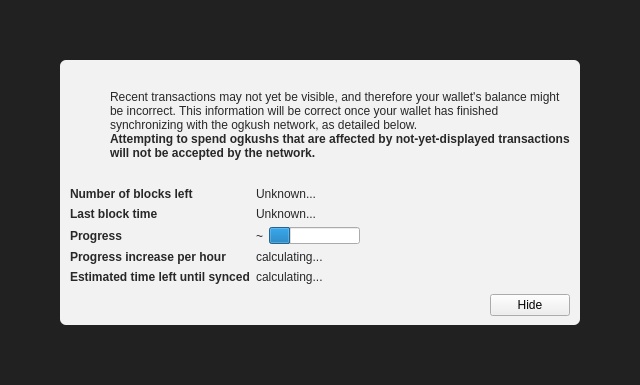
<?xml version="1.0" encoding="UTF-8"?>
<ui version="4.0">
 <class>ModalOverlay</class>
 <widget class="ModalOverlay" name="ModalOverlay">
  <property name="geometry">
   <rect>
    <x>0</x>
    <y>0</y>
    <width>640</width>
    <height>385</height>
   </rect>
  </property>
  <property name="windowTitle">
   <string>Form</string>
  </property>
  <layout class="QVBoxLayout" name="verticalLayout" stretch="0">
   <property name="sizeConstraint">
    <enum>QLayout::SetDefaultConstraint</enum>
   </property>
   <property name="leftMargin">
    <number>0</number>
   </property>
   <property name="topMargin">
    <number>0</number>
   </property>
   <property name="rightMargin">
    <number>0</number>
   </property>
   <property name="bottomMargin">
    <number>0</number>
   </property>
   <item>
    <widget class="QWidget" name="bgWidget" native="true">
     <property name="styleSheet">
      <string notr="true">#bgWidget { background: rgba(0,0,0,220); }</string>
     </property>
     <layout class="QVBoxLayout" name="verticalLayoutMain" stretch="1">
      <property name="leftMargin">
       <number>60</number>
      </property>
      <property name="topMargin">
       <number>60</number>
      </property>
      <property name="rightMargin">
       <number>60</number>
      </property>
      <property name="bottomMargin">
       <number>60</number>
      </property>
      <item>
       <widget class="QWidget" name="contentWidget" native="true">
        <property name="styleSheet">
         <string notr="true">#contentWidget { background: rgba(255,255,255,240); border-radius: 6px; }

QLabel { color: rgb(40,40,40);  }</string>
        </property>
        <layout class="QVBoxLayout" name="verticalLayoutSub" stretch="1,0,0,0">
         <property name="spacing">
          <number>0</number>
         </property>
         <property name="leftMargin">
          <number>10</number>
         </property>
         <property name="topMargin">
          <number>10</number>
         </property>
         <property name="rightMargin">
          <number>10</number>
         </property>
         <property name="bottomMargin">
          <number>10</number>
         </property>
         <item>
          <layout class="QHBoxLayout" name="horizontalLayoutIconText" stretch="0,1">
           <property name="topMargin">
            <number>20</number>
           </property>
           <item>
            <layout class="QVBoxLayout" name="verticalLayoutIcon">
             <property name="leftMargin">
              <number>0</number>
             </property>
             <item>
              <widget class="QPushButton" name="warningIcon">
               <property name="enabled">
                <bool>false</bool>
               </property>
               <property name="text">
                <string/>
               </property>
               <property name="icon">
                <iconset>
                 <normaloff>:/icons/warning</normaloff>
                 <disabledoff>:/icons/warning</disabledoff>:/icons/warning</iconset>
               </property>
               <property name="iconSize">
                <size>
                 <width>48</width>
                 <height>48</height>
                </size>
               </property>
               <property name="flat">
                <bool>true</bool>
               </property>
              </widget>
             </item>
             <item>
              <spacer name="verticalSpacerWarningIcon">
               <property name="orientation">
                <enum>Qt::Vertical</enum>
               </property>
               <property name="sizeHint" stdset="0">
                <size>
                 <width>20</width>
                 <height>40</height>
                </size>
               </property>
              </spacer>
             </item>
            </layout>
           </item>
           <item>
            <layout class="QVBoxLayout" name="verticalLayoutInfoText">
             <property name="leftMargin">
              <number>0</number>
             </property>
             <property name="topMargin">
              <number>0</number>
             </property>
             <item>
              <widget class="QLabel" name="infoText">
               <property name="text">
                <string>Recent transactions may not yet be visible, and therefore your wallet's balance might be incorrect. This information will be correct once your wallet has finished synchronizing with the ogkush network, as detailed below.</string>
               </property>
               <property name="textFormat">
                <enum>Qt::RichText</enum>
               </property>
               <property name="wordWrap">
                <bool>true</bool>
               </property>
              </widget>
             </item>
             <item>
              <widget class="QLabel" name="infoTextStrong">
               <property name="font">
                <font>
                 <weight>75</weight>
                 <bold>true</bold>
                </font>
               </property>
               <property name="text">
                <string>Attempting to spend ogkushs that are affected by not-yet-displayed transactions will not be accepted by the network.</string>
               </property>
               <property name="textFormat">
                <enum>Qt::RichText</enum>
               </property>
               <property name="wordWrap">
                <bool>true</bool>
               </property>
              </widget>
             </item>
             <item>
              <spacer name="verticalSpacerInTextSpace">
               <property name="orientation">
                <enum>Qt::Vertical</enum>
               </property>
               <property name="sizeHint" stdset="0">
                <size>
                 <width>20</width>
                 <height>40</height>
                </size>
               </property>
              </spacer>
             </item>
            </layout>
           </item>
          </layout>
         </item>
         <item>
          <spacer name="verticalSpacerAfterText">
           <property name="orientation">
            <enum>Qt::Vertical</enum>
           </property>
           <property name="sizeHint" stdset="0">
            <size>
             <width>20</width>
             <height>40</height>
            </size>
           </property>
          </spacer>
         </item>
         <item>
          <layout class="QFormLayout" name="formLayout">
           <property name="fieldGrowthPolicy">
            <enum>QFormLayout::FieldsStayAtSizeHint</enum>
           </property>
           <property name="horizontalSpacing">
            <number>6</number>
           </property>
           <property name="verticalSpacing">
            <number>6</number>
           </property>
           <property name="topMargin">
            <number>10</number>
           </property>
           <item row="0" column="0">
            <widget class="QLabel" name="labelNumberOfBlocksLeft">
             <property name="font">
              <font>
               <weight>75</weight>
               <bold>true</bold>
              </font>
             </property>
             <property name="text">
              <string>Number of blocks left</string>
             </property>
            </widget>
           </item>
           <item row="0" column="1">
            <widget class="QLabel" name="numberOfBlocksLeft">
             <property name="text">
              <string>Unknown...</string>
             </property>
            </widget>
           </item>
           <item row="1" column="0">
            <widget class="QLabel" name="labelLastBlockTime">
             <property name="font">
              <font>
               <weight>75</weight>
               <bold>true</bold>
              </font>
             </property>
             <property name="text">
              <string>Last block time</string>
             </property>
            </widget>
           </item>
           <item row="1" column="1">
            <widget class="QLabel" name="newestBlockDate">
             <property name="sizePolicy">
              <sizepolicy hsizetype="Maximum" vsizetype="Preferred">
               <horstretch>0</horstretch>
               <verstretch>0</verstretch>
              </sizepolicy>
             </property>
             <property name="text">
              <string>Unknown...</string>
             </property>
            </widget>
           </item>
           <item row="2" column="0">
            <widget class="QLabel" name="labelSyncDone">
             <property name="font">
              <font>
               <weight>75</weight>
               <bold>true</bold>
              </font>
             </property>
             <property name="text">
              <string>Progress</string>
             </property>
            </widget>
           </item>
           <item row="2" column="1">
            <layout class="QHBoxLayout" name="horizontalLayoutSync" stretch="0,1">
             <item>
              <widget class="QLabel" name="percentageProgress">
               <property name="text">
                <string notr="true">~</string>
               </property>
              </widget>
             </item>
             <item>
              <widget class="QProgressBar" name="progressBar">
               <property name="value">
                <number>24</number>
               </property>
               <property name="format">
                <string/>
               </property>
              </widget>
             </item>
            </layout>
           </item>
           <item row="4" column="0">
            <widget class="QLabel" name="labelProgressIncrease">
             <property name="font">
              <font>
               <weight>75</weight>
               <bold>true</bold>
              </font>
             </property>
             <property name="text">
              <string>Progress increase per hour</string>
             </property>
            </widget>
           </item>
           <item row="4" column="1">
            <widget class="QLabel" name="progressIncreasePerH">
             <property name="text">
              <string>calculating...</string>
             </property>
            </widget>
           </item>
           <item row="5" column="0">
            <widget class="QLabel" name="labelEstimatedTimeLeft">
             <property name="font">
              <font>
               <weight>75</weight>
               <bold>true</bold>
              </font>
             </property>
             <property name="text">
              <string>Estimated time left until synced</string>
             </property>
            </widget>
           </item>
           <item row="5" column="1">
            <widget class="QLabel" name="expectedTimeLeft">
             <property name="text">
              <string>calculating...</string>
             </property>
            </widget>
           </item>
          </layout>
         </item>
         <item>
          <layout class="QHBoxLayout" name="horizontalLayoutButtons">
           <property name="leftMargin">
            <number>10</number>
           </property>
           <property name="topMargin">
            <number>10</number>
           </property>
           <item>
            <spacer name="horizontalSpacer">
             <property name="orientation">
              <enum>Qt::Horizontal</enum>
             </property>
             <property name="sizeHint" stdset="0">
              <size>
               <width>40</width>
               <height>20</height>
              </size>
             </property>
            </spacer>
           </item>
           <item>
            <widget class="QPushButton" name="closeButton">
             <property name="text">
              <string>Hide</string>
             </property>
            </widget>
           </item>
          </layout>
         </item>
        </layout>
       </widget>
      </item>
     </layout>
    </widget>
   </item>
  </layout>
 </widget>
 <customwidgets>
  <customwidget>
   <class>ModalOverlay</class>
   <extends>QWidget</extends>
   <header>qt/modaloverlay.h</header>
   <container>1</container>
  </customwidget>
 </customwidgets>
 <resources/>
 <connections/>
</ui>
